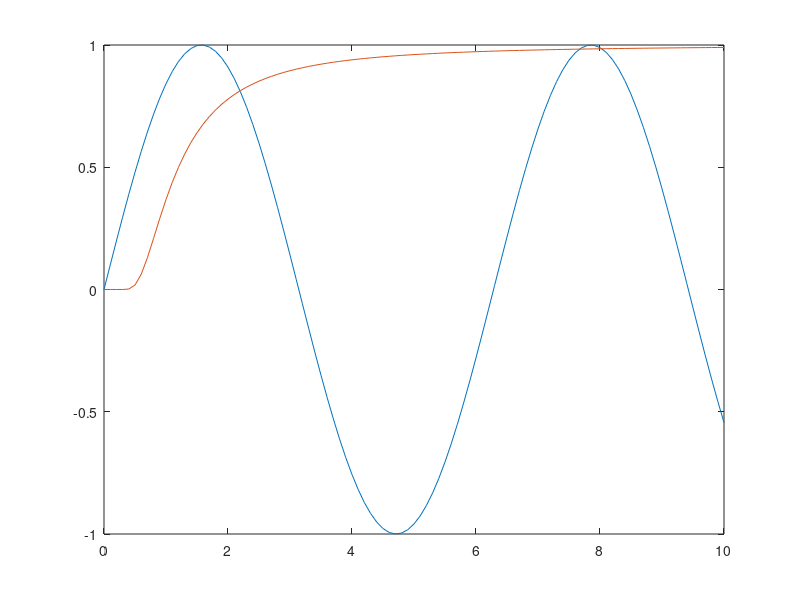

Write the MATLAB code that produced this figure. (Note: this script raises an error after producing the figure.)
%%
% dx = f(t,x)

mu = 1;

f = @(t,x) [
    x(2)
    mu*(1 - x(1)^2)*x(2) - x(1)
    ];

[t,x] = ode45(f,[0 20],[0.1;0.1]);

plot(x(:,1),x(:,2))

%%

x = 0:0.1:10;

f = sin(x);
g = exp(-1./x.^2);

plot(x,[f;g])

%%

t = readtable('tablazat.csv','ReadVariableNames',true,'Delimiter',',')

summary(t)

%% 

fid = fopen('array','r');
N = fscanf(fid,'%f',1);
t = fscanf(fid,'%f ',N)
x = fscanf(fid,'%f ',N)
y = fscanf(fid,'%f,',N)
fclose(fid);
